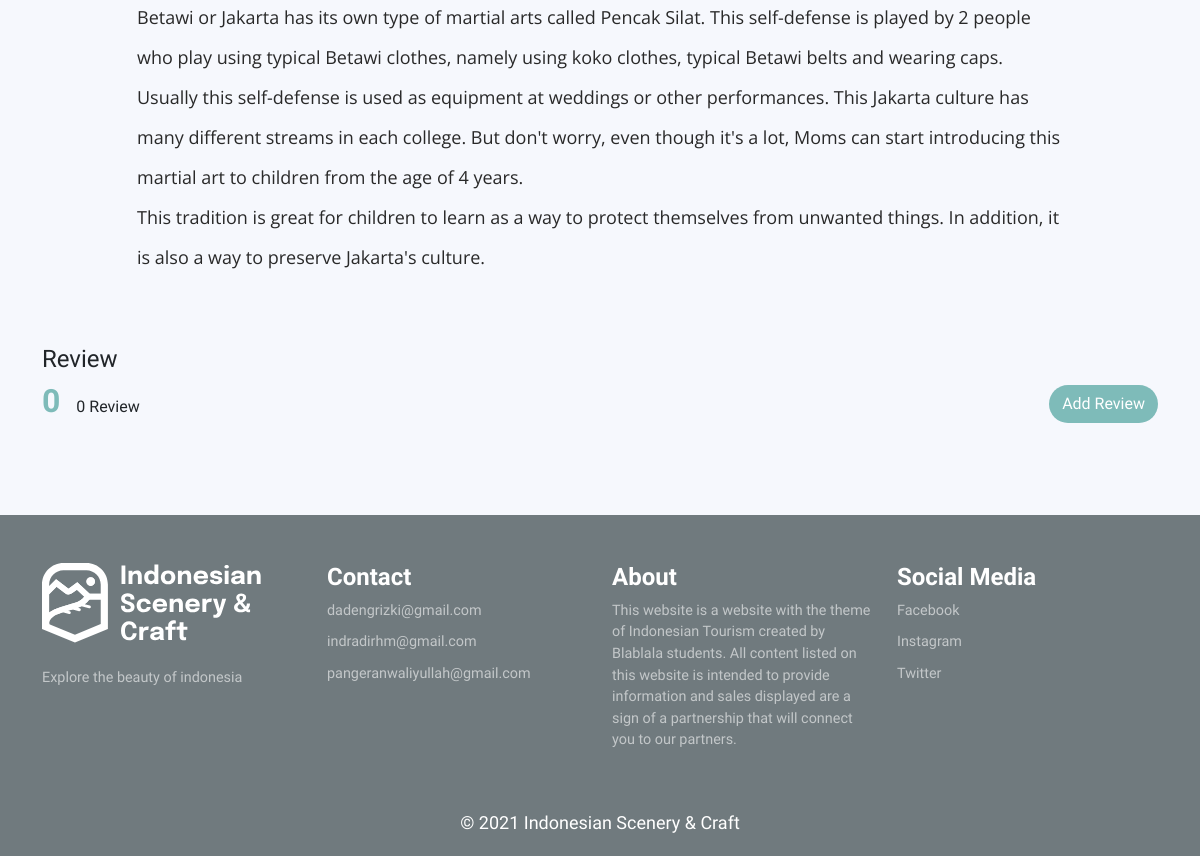
Before: /public/culture/detail/8 (lower part) with the older database file.
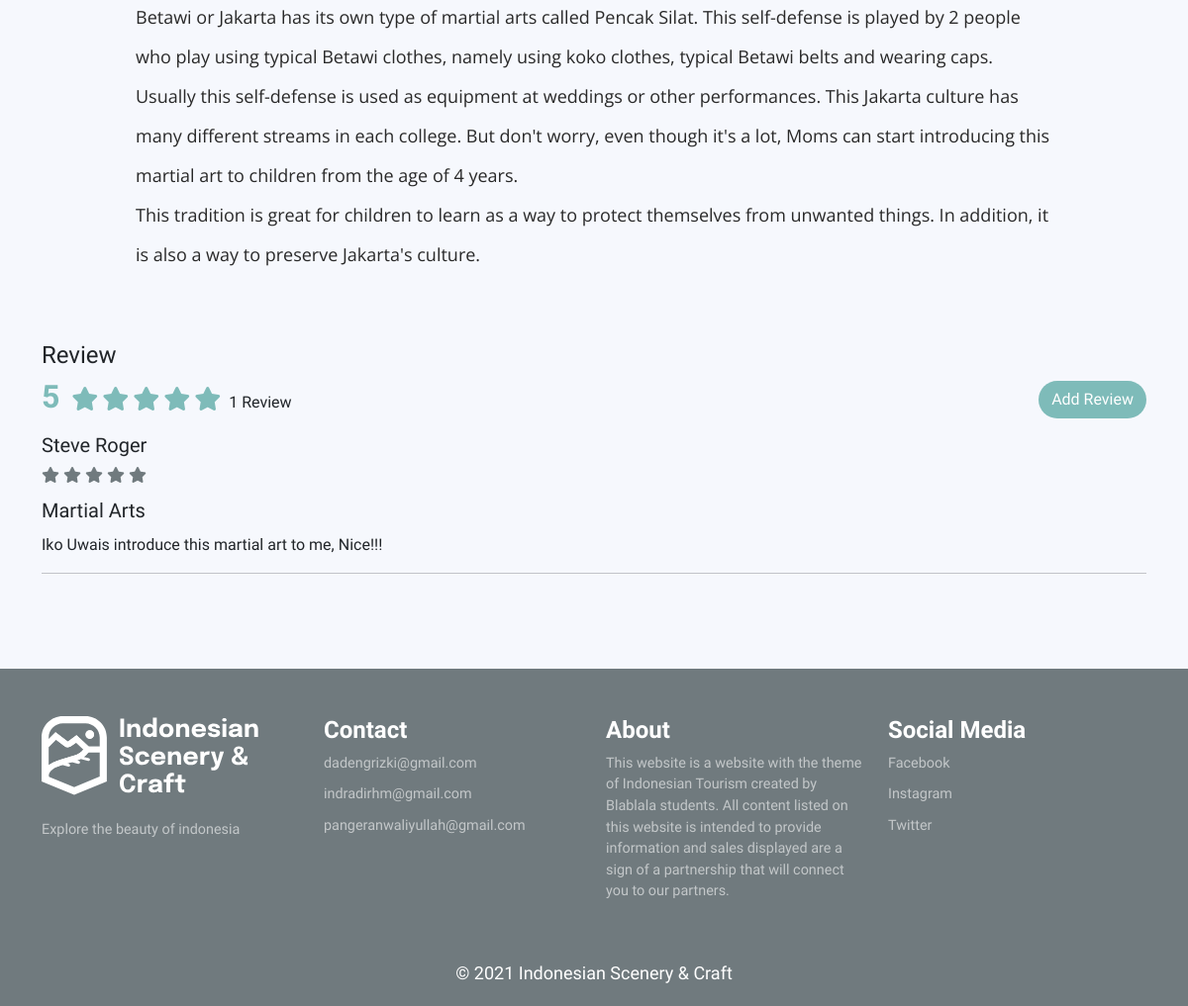
After: the same page with the newer database file.
### tables this page shows
CREATE TABLE `review` (
  `id` int(11) NOT NULL,
  `id_user` int(11) NOT NULL,
  `id_kerajinan` int(11) DEFAULT NULL,
  `review` text NOT NULL,
  `rating` tinyint(1) UNSIGNED NOT NULL,
  `foto` varchar(255) DEFAULT NULL,
  `id_destinasi` int(11) DEFAULT NULL,
  `id_budaya` int(11) DEFAULT NULL,
  `judul` varchar(255) NOT NULL
);

CREATE TABLE `user` (
  `id` int(11) NOT NULL,
  `nama_lengkap` varchar(50) NOT NULL,
  `username` varchar(20) NOT NULL,
  `email` varchar(50) NOT NULL,
  `password` varchar(255) NOT NULL,
  `nomor_hp` varchar(14) NOT NULL,
  `tanggal_lahir` date NOT NULL,
  `jenis_kelamin` enum('Laki-laki','Perempuan') NOT NULL,
  `alamat` text NOT NULL,
  `foto` varchar(255) NOT NULL,
  `profesi` varchar(30) NOT NULL DEFAULT 'profile.png'
);

### app/core/Controller.php (called while the page is built, shortened)
<?php
class Controller{
  public function view($view, $data = []) {
    require_once '../app/views/' . $view . '.php';
  }
  public function model($model) {
    return new $model;
  }
}
?>

### app/controllers/Culture.php (called while the page is built, shortened)
<?php
  class Culture extends Controller{
    public function detail($id){
      $data['judul'] = 'Culture';
      $data['aktif'] = 'culture';
      if(!is_null($_SESSION['id_user'])){
        $data['qty'] = count($this->model('Cart_model')->getAllCartUser($_SESSION['id_user']));
      }else{
        $data['qty'] = 0;
      }
      $data['review'] = $this->model('review_model')->getreviewbyidculture($id);
      $data['culture'] = $this->model('Culture_model')->getAllgaleryCultureById($id);
      $data['gallery'] = $this->model('Culture_model')->getCultureGallerybyId($id);
      $this->view('culture/detail', $data);
    }
  }
?>

### app/core/App.php (called while the page is built, shortened)
<?php
  class App {
    protected $method = 'index';
    protected $params = [];
    public function __construct()
    {
      $url = $this->parseURL();
      if(file_exists('../app/controllers/'.$url[0].'.php')){
        unset($url[0]);
      }
      $this->controller = new $this->controller;
      if(isset($url[1])){
        if(method_exists($this->controller, $url[1])){
          $this->method = $url[1];
          unset($url[1]);
        }
      }
      if(!empty($url)){
        $this->params = array_values($url);
      }
      call_user_func_array([$this->controller, $this->method], $this->params);
    }
    public function parseURL(){
      if(isset($_GET['url'])){
        $url = rtrim($_GET['url'], '/');
        $url = filter_var($url, FILTER_SANITIZE_URL);
        $url = explode('/', $url);
        return $url;
      }
    }
  }
?>

### public/index.php (called while the page is built, shortened)
<?php
$app = new App;

### app/core/Database.php (called while the page is built, shortened)
<?php
class Database{
    private $dbhost = DBHOST;
    private $dbuser = DBUSER;
    private $dbpass = DBPASS;
    private $dbname = DBNAME;
    private $stmt;
    private $dbh;
    public function __construct(){
        $dsn = 'mysql:host='.$this->dbhost.';dbname='.$this->dbname;
        $option = [
            PDO::ATTR_PERSISTENT => true,
            PDO::ATTR_ERRMODE => PDO::ERRMODE_EXCEPTION
        ];
        try {
            $this->dbh = new PDO($dsn, $this->dbuser, $this->dbpass, $option);
        } catch (PDOException $e) {
            die($e->getMessage());
        }
    }
    public function query($query){
        $this->stmt = $this->dbh->prepare($query);
    }
    public function bind($param, $value, $type=null){
        if(is_null($type)){
            switch(true){
                default:
                    $type = PDO::PARAM_STR;
                    break;
            }
        }
        $this->stmt->bindValue($param, $value, $type);
    }
    public function execute(){
        $this->stmt->execute();
    }
    public function allSet(){
        $this->execute();
        return $this->stmt->fetchAll(PDO::FETCH_ASSOC);
    }
    public function singleSet(){
        $this->execute();
        return $this->stmt->fetch(PDO::FETCH_ASSOC);
    }
}

### app/models/Culture_model.php (called while the page is built, shortened)
<?php
class Culture_model {
  private $db;
  public function __construct()
  {
    $this->db = new Database();
  }
  public function getAllgaleryCultureById($id){
    $this->db->query(
      "SELECT gallery_budaya.foto as gallery,
        budaya.id AS id, budaya.nama_id AS nama_id, budaya.nama_en AS nama_en,
        budaya.artikel_id AS artikel_id,
        budaya.artikel_en AS artikel_en,
        budaya.rating AS rating,
        budaya.maps AS maps,
        desa.id AS id_desa, desa.nama_desa AS nama_desa,
        kecamatan.id AS id_kecamatan, kecamatan.nama_kecamatan AS nama_kecamatan,
        kabupaten.id AS id_kabupaten, kabupaten.nama_kabupaten AS nama_kabupaten,
        provinsi.id AS id_provinsi, provinsi.nama_provinsi AS nama_provinsi
        FROM budaya
        JOIN desa ON budaya.id_lokasi = desa.id
        JOIN kecamatan ON desa.district_id = kecamatan.id
        JOIN kabupaten ON kecamatan.regency_id = kabupaten.id
        JOIN provinsi ON kabupaten.province_id = provinsi.id
        JOIN gallery_budaya ON gallery_budaya.id_budaya = budaya.id
        WHERE budaya.id='$id'
    ");
    return $this->db->singleSet();
  }
  public function getCultureGallerybyId($id){
    $this->db->query('SELECT *
      FROM gallery_budaya
      WHERE gallery_budaya.id_budaya=:id
    ');
    $this->db->bind('id',$id);
    return $this->db->allSet();
  }
}

### app/models/review_model.php (called while the page is built, shortened)
<?php
class Review_model {
  private $db;
  public function __construct()
  {
    $this->db = new Database();
  }public function selectbestreview(){
    $this->db->query('SELECT review.review as review,
    review.judul as judul,
    review.foto as gallery,
    destinasi.nama_id as nama_id,
    destinasi.nama_en as nama_en,
    review.rating as rating,
    gallery_destination.foto as gallerydestinasi,
    user.nama_lengkap as nama_lengkap,
    user.profesi as profesi,
    user.foto as foto
    FROM review JOIN user ON review.id_user = user.id
    JOIN destinasi ON destinasi.id = review.id_destinasi
    JOIN gallery_destination ON destinasi.id = gallery_destination.id_destination
    WHERE review.rating = 5
    ORDER BY LENGTH(review.review) DESC, destinasi.rating DESC LIMIT 1
    ');
    return $this->db->singleSet();
  }public function getreviewbyiddestinasi($id){
    $this->db->query('SELECT review.review as review,
    review.judul as judul,
    review.rating as rating,
    review.foto as gallery,
    user.nama_lengkap as nama_lengkap
    FROM review
    JOIN user ON review.id_user= user.id
    WHERE id_destinasi =:id_destination');
    $this->db->bind('id_destination',$id);
    return $this->db->allSet();
  }public function getreviewbyidculture($id){
    $this->db->query('SELECT review.review as review,
    review.rating as rating,
    review.judul as judul,
    review.foto as gallery,
    user.nama_lengkap as nama_lengkap
    FROM review
    JOIN user ON review.id_user= user.id
    WHERE id_budaya = :id_budaya');
    $this->db->bind('id_budaya',$id);
    return $this->db->allSet();
  }public function getreviewbyidcraft($id){
    $this->db->query('SELECT review.review as review,
    review.rating as rating,
    review.judul as judul,
    review.foto as gallery,
    user.nama_lengkap as nama_lengkap
    FROM review
    JOIN user ON review.id_user= user.id
    WHERE id_kerajinan = :id_kerajinan');
    $this->db->bind('id_kerajinan',$id);
    return $this->db->allSet();
  }
}

### app/views/culture/detail.php (the view, shortened to what the changed rows need)
<body style="background-color: var(--bg);">
 <div class="culture-detail container  scene">
  <div class="row mt-5">
    <div class="review col-lg-12">
      <div class="detail-rating row">
        <div class="col-lg-12">
        <span class="fs-2 me-2 third-color fw-bold"><?= $data['culture']['rating']?></span>
            <?php for($i =0;$i<$data['culture']['rating'];$i++) :?>
              <span class="fa fa-star" style="color: var(--third); font-size:24px;"></span>
            <?php endfor;?>
          <span class="fs-6 ms-1"><?= count($data['review'])?> Review</span>
          <button class="btn btn-third my-2 rounded-pill float-end" onclick="toggleReview()">Add Review</button>
        </div>
      </div>
    </div>
    <div class="col-lg-12 mt-1">
      <?php if($data['review']) :?>
        <?php foreach($data['review'] as $review) :?>
        <div class="review-list">
          <div class="review-item col-lg-12">
            <div class="name mb-1 fs-5">
            <?= $review['nama_lengkap']?>
            </div>
            <div class="rating-star d-inline-block mb-2">
              <?php for($i=0;$i<$review['rating'];$i++) :?>
                <span class="fa fa-star" style="color: var(--main); font-size:16px;"></span>
              <?php endfor;?>
            </div>
            <div class="review-text fs-5 fw-semibold mb-2">
              <?= $review['judul']?>
            </div>
            <div class="review-text mb-2">
              <?= $review['review']?>
            </div>
            <hr>
          </div>
        </div>
        <?php endforeach;?>
      <?php endif;?>
    </div>
  </div>
</div>

Changed rows visible on the page:
added review: id_user.nama_lengkap "Steve Roger", rating 5 (drawn), judul "Martial Arts", review "Iko Uwais introduce this martial art to me, Nice!!!"
Other visible differences:
$data['culture']['rating']: "0" → "5"
count($data['review']): "0" → "1"
